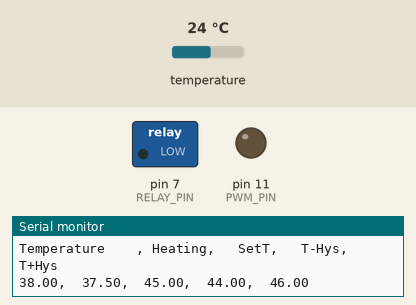
The sketch below on a simulated Arduino Uno, built with avr-gcc and run on an emulated ATmega328P. Shown: switched loads named in the sketch (green lamp = pin HIGH), output pins drawn as LEDs (lit = HIGH), the last lines printed to the serial monitor. The inputs (shaded band) are chosen by the test bench; at power-on: temperature 24 °C.

Above: at 1.6 s.
1.7 s: temperature set to 12 °C
10.8 s: temperature set to 14.7 °C
At 14.3 s:
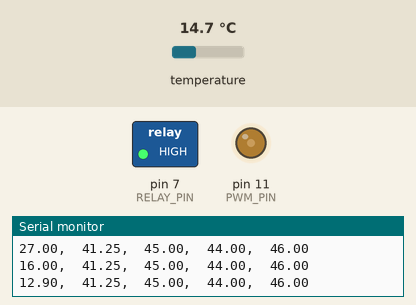
18.3 s: temperature set to 15.5 °C
At 21.2 s:
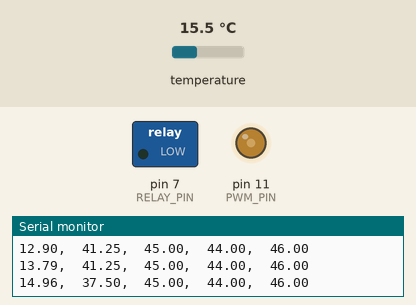
24.8 s: temperature set to 28 °C
At 33.3 s:
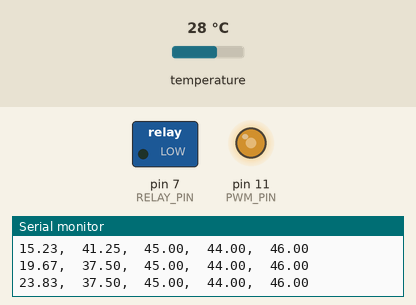
Timing chart, 0 to 37.1 s (numbered marks = the images above; inputs shaded):
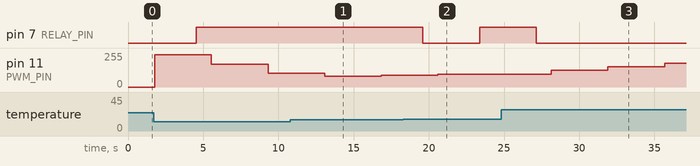

Measured:
- the behaviour switches between 15.4 and 15.5 °C on temperature (found by bisection; images 1 and 2)
- after the input at 10.8 s, pin 11 (PWM_PIN): 102/255 → 82/255 after 2.3 s, → 87/255 3.8 s later
- after the input at 18.3 s, pin 7 (RELAY_PIN): HIGH → LOW after 1.3 s, → HIGH 3.8 s later
- after the input at 24.8 s, pin 7 (RELAY_PIN): HIGH → LOW after 2.3 s; pin 11 (PWM_PIN): 97/255 → 125/255 after 3.3 s, → 151/255 3.8 s later, → 178/255 3.8 s later

The sketch:

Relay_algorithm.ino
```cpp
  /*
 *
 *
 *
 *ROM = 28 6D 89 75 D0 1 3C 46  - black waterproof sensor
 */

#include <OneWire.h>
#include "DallasTemperature.h"

#define SENS_PIN 4
#define PWM_PIN 11
#define RELAY_PIN 7
#define HEATING 0
#define COOLING 1

#define SET_T 45.0
#define HYSTER 2.0
#define STEP 2.0

OneWire oneWire(SENS_PIN);
DallasTemperature sensors(&oneWire);
DeviceAddress tSensor = { 0x28, 0x6D, 0x89, 0x75, 0xD0, 0x1, 0x3C, 0x46 };

struct REGULATOR {
    float setTemp = SET_T;         // set value (degrees C)
    float hysteresis = HYSTER;
    float temp;                   // imput sygnal (temperature)

    float K = 50;                  // Algorithm factor    / gain factor
    float _dt_S = STEP;           // differentiation step (Seconds)
    bool _direction = HEATING;    // Working direction (heating or cooling)
    bool switchOn = false;         // Relay status (Control signal)

} Heater;

struct FILLTER {
    float Value1;         // set value (degrees C)
    float Value2;
    float Value3;                   // imput sygnal (temperature)

    float Average(float T) {
      Value3 = Value2;
      Value2 = Value1;
      Value1 = T;

      return ( Value1 + Value2 + Value3 )/ 3;
    }

    void setUp(float T) {
      Value1 = Value2 = Value3 = T;
    }

} averT;

void setup()
{
  averT.setUp(Heater.setTemp);

  Serial.begin(9600);

  pinMode( PWM_PIN, OUTPUT );
  pinMode( RELAY_PIN, OUTPUT );

  sensors.begin();
  sensors.setResolution(12);

  plot(Heater, 1);

  // Serial.println("Temperature    , Heating,   SetT,   T-Hys,   T+Hys");  // This could be trnsfered into plot() function

}


void loop()
{
  sensors.requestTemperatures(); // Send the command to get temperatures
  Heater.temp = averT.Average(sensors.getTempC(tSensor));    // Measurement
  Heater.switchOn = relayControl(Heater);                     // Object value evaluation
  digitalWrite( RELAY_PIN, Heater.switchOn );                 // Object control

  plot(Heater, 0);

  analogWrite( PWM_PIN, int(Heater.temp / 40 * 255) );      // For further analog regulating purposes

  /******* Plain algorithm *******
  if ( temp <= ( setTemp - hysteresis / 2 ) ) switchOn = true;
  else if ( temp >= ( setTemp + hysteresis / 2 ) ) switchOn = false;
  digitalWrite( RELAY_PIN, switchOn );
  */

  delay( Heater._dt_S * 1000 );

}

void plot(REGULATOR &H, bool capture) {

  if (capture) {
    Serial.println("Temperature    , Heating,   SetT,   T-Hys,   T+Hys");
  } else {
    String Inp = "";
    int num = 0;

    Serial.print( H.temp );
    Serial.print (",  ");
    Serial.print( ( 10 + H.switchOn ) * H.setTemp / 12 );
    Serial.print (",  ");
    Serial.print( H.setTemp );
    Serial.print (",  ");
    Serial.print( H.setTemp - H.hysteresis / 2 );
    Serial.print (",  ");
    Serial.println( H.setTemp + H.hysteresis / 2  );

    Inp = Serial.readString();
    if ( Inp.length() > 0 && Inp.toFloat() ) H.K = Inp.toFloat(); // If there is an input AND this input contains meaningful number
  }
}

boolean relayControl(REGULATOR &H) {
  float signal, rate;
  static float prevValue;
  boolean output;

  if (H.K > 0) {

    // float rate = (H.temp - prevValue) / H._dt_S;

    float rate = ( H.temp - prevValue ) / H._dt_S;        // производная от величины (величина/секунду)
    prevValue = H.temp;
    signal = H.temp + rate * H.K;
  } else {
    signal = H.temp;
  }
  /*
  int8_t F = (sign(signal - setpoint - hysteresis / 2) + sign(signal - setpoint + hysteresis / 2)) / 2;
  if (F == 1) output = _direction;
  else if (F == -1) output = !_direction; */

  if     ( (( signal - H.setTemp - H.hysteresis / 2) > 0 ) && ((signal - H.setTemp + H.hysteresis / 2) > 0) ) output =  H._direction;
  else if( (( signal - H.setTemp - H.hysteresis / 2) < 0 ) && ((signal - H.setTemp + H.hysteresis / 2) < 0) ) output = !H._direction;

  return output;
}
```
